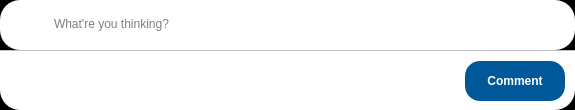
<?xml version="1.0" encoding="UTF-8"?>
<ui version="4.0">
 <class>frame_CommentCreate</class>
 <widget class="QFrame" name="frame_CommentCreate">
  <property name="geometry">
   <rect>
    <x>0</x>
    <y>0</y>
    <width>575</width>
    <height>110</height>
   </rect>
  </property>
  <property name="minimumSize">
   <size>
    <width>0</width>
    <height>50</height>
   </size>
  </property>
  <property name="maximumSize">
   <size>
    <width>16777215</width>
    <height>110</height>
   </size>
  </property>
  <property name="windowTitle">
   <string>create</string>
  </property>
  <property name="styleSheet">
   <string notr="true">QFrame#frame_CommentCreate {
	background: transponent;
	border-radius: 20px;
}

QFrame {
	border: 0;
	background-color: white;
}

QFrame#frame_HomeCreateComment {
	background: transponent;
}

QFrame#frame_CommentCreateMain {
	border-radius: 20px;
}

QFrame#frame_CommentCreateToolsSelected {
	border-top: 1px solid rgb(190, 194, 196);
	border-bottom-left-radius: 20px;
	border-bottom-right-radius: 20px;
}

QPushButton {
	color: black;
	margin: 0;
	background-color:  white;
}

QPushButton:hover {
	background-color:  rgb(235, 237, 239);
}

QPushButton:pressed {
	background-color: rgb(190, 194, 196);
}

QPushButton#button_CommentCreate {
	color: white;
	background-color: rgb(0, 88, 155);
	border-radius: 15px;
}

QPushButton#button_CommentCreate:hover {
	background-color: rgb(0, 78, 145);
}

QPushButton#button_CommentCreate:pressed {
	background-color: rgb(0, 68, 135);
}
</string>
  </property>
  <property name="frameShape">
   <enum>QFrame::StyledPanel</enum>
  </property>
  <property name="frameShadow">
   <enum>QFrame::Raised</enum>
  </property>
  <layout class="QVBoxLayout" name="verticalLayout">
   <property name="spacing">
    <number>0</number>
   </property>
   <property name="leftMargin">
    <number>0</number>
   </property>
   <property name="topMargin">
    <number>0</number>
   </property>
   <property name="rightMargin">
    <number>0</number>
   </property>
   <property name="bottomMargin">
    <number>0</number>
   </property>
   <item>
    <widget class="QFrame" name="frame_CommentCreateMain">
     <property name="sizePolicy">
      <sizepolicy hsizetype="Preferred" vsizetype="Minimum">
       <horstretch>0</horstretch>
       <verstretch>0</verstretch>
      </sizepolicy>
     </property>
     <property name="minimumSize">
      <size>
       <width>0</width>
       <height>50</height>
      </size>
     </property>
     <property name="maximumSize">
      <size>
       <width>16777215</width>
       <height>50</height>
      </size>
     </property>
     <property name="styleSheet">
      <string notr="true"/>
     </property>
     <property name="frameShape">
      <enum>QFrame::StyledPanel</enum>
     </property>
     <property name="frameShadow">
      <enum>QFrame::Raised</enum>
     </property>
     <layout class="QGridLayout" name="gridLayout">
      <property name="leftMargin">
       <number>10</number>
      </property>
      <property name="topMargin">
       <number>10</number>
      </property>
      <property name="rightMargin">
       <number>10</number>
      </property>
      <property name="bottomMargin">
       <number>10</number>
      </property>
      <property name="horizontalSpacing">
       <number>10</number>
      </property>
      <property name="verticalSpacing">
       <number>0</number>
      </property>
      <item row="0" column="1">
       <widget class="QPlainTextEdit" name="line_CommentCreateText">
        <property name="minimumSize">
         <size>
          <width>0</width>
          <height>30</height>
         </size>
        </property>
        <property name="maximumSize">
         <size>
          <width>16777215</width>
          <height>30</height>
         </size>
        </property>
        <property name="styleSheet">
         <string notr="true">padding-top: 3px;</string>
        </property>
        <property name="frameShadow">
         <enum>QFrame::Sunken</enum>
        </property>
        <property name="lineWidth">
         <number>0</number>
        </property>
        <property name="verticalScrollBarPolicy">
         <enum>Qt::ScrollBarAlwaysOff</enum>
        </property>
        <property name="horizontalScrollBarPolicy">
         <enum>Qt::ScrollBarAlwaysOff</enum>
        </property>
        <property name="sizeAdjustPolicy">
         <enum>QAbstractScrollArea::AdjustToContents</enum>
        </property>
        <property name="backgroundVisible">
         <bool>false</bool>
        </property>
        <property name="placeholderText">
         <string>What're you thinking?</string>
        </property>
       </widget>
      </item>
      <item row="0" column="0">
       <widget class="QFrame" name="frame_CommentCreateImage">
        <property name="minimumSize">
         <size>
          <width>0</width>
          <height>30</height>
         </size>
        </property>
        <property name="styleSheet">
         <string notr="true"/>
        </property>
        <property name="frameShape">
         <enum>QFrame::StyledPanel</enum>
        </property>
        <property name="frameShadow">
         <enum>QFrame::Raised</enum>
        </property>
        <layout class="QVBoxLayout" name="verticalLayout_11">
         <property name="spacing">
          <number>0</number>
         </property>
         <property name="leftMargin">
          <number>0</number>
         </property>
         <property name="topMargin">
          <number>0</number>
         </property>
         <property name="rightMargin">
          <number>0</number>
         </property>
         <property name="bottomMargin">
          <number>0</number>
         </property>
         <item>
          <widget class="QLabel" name="label_CommentCreateImage">
           <property name="minimumSize">
            <size>
             <width>30</width>
             <height>30</height>
            </size>
           </property>
           <property name="maximumSize">
            <size>
             <width>30</width>
             <height>30</height>
            </size>
           </property>
           <property name="toolTip">
            <string>Your Profile</string>
           </property>
           <property name="text">
            <string/>
           </property>
          </widget>
         </item>
         <item>
          <spacer name="verticalSpacer_7">
           <property name="orientation">
            <enum>Qt::Vertical</enum>
           </property>
           <property name="sizeType">
            <enum>QSizePolicy::MinimumExpanding</enum>
           </property>
           <property name="sizeHint" stdset="0">
            <size>
             <width>20</width>
             <height>12</height>
            </size>
           </property>
          </spacer>
         </item>
        </layout>
       </widget>
      </item>
     </layout>
    </widget>
   </item>
   <item>
    <widget class="QFrame" name="frame_CommentCreateToolsSelected">
     <property name="minimumSize">
      <size>
       <width>0</width>
       <height>60</height>
      </size>
     </property>
     <property name="maximumSize">
      <size>
       <width>16777215</width>
       <height>60</height>
      </size>
     </property>
     <property name="styleSheet">
      <string notr="true"/>
     </property>
     <property name="frameShape">
      <enum>QFrame::StyledPanel</enum>
     </property>
     <property name="frameShadow">
      <enum>QFrame::Raised</enum>
     </property>
     <layout class="QHBoxLayout" name="horizontalLayout_2">
      <property name="spacing">
       <number>5</number>
      </property>
      <property name="leftMargin">
       <number>10</number>
      </property>
      <property name="topMargin">
       <number>10</number>
      </property>
      <property name="rightMargin">
       <number>10</number>
      </property>
      <property name="bottomMargin">
       <number>10</number>
      </property>
      <item>
       <spacer name="horizontalSpacer_15">
        <property name="orientation">
         <enum>Qt::Horizontal</enum>
        </property>
        <property name="sizeHint" stdset="0">
         <size>
          <width>377</width>
          <height>20</height>
         </size>
        </property>
       </spacer>
      </item>
      <item>
       <widget class="QPushButton" name="button_CommentCreate">
        <property name="minimumSize">
         <size>
          <width>100</width>
          <height>40</height>
         </size>
        </property>
        <property name="maximumSize">
         <size>
          <width>100</width>
          <height>40</height>
         </size>
        </property>
        <property name="font">
         <font>
          <weight>75</weight>
          <italic>false</italic>
          <bold>true</bold>
         </font>
        </property>
        <property name="toolTip">
         <string>Create Post</string>
        </property>
        <property name="styleSheet">
         <string notr="true"/>
        </property>
        <property name="text">
         <string>Comment</string>
        </property>
       </widget>
      </item>
     </layout>
    </widget>
   </item>
  </layout>
 </widget>
 <resources/>
 <connections/>
</ui>
